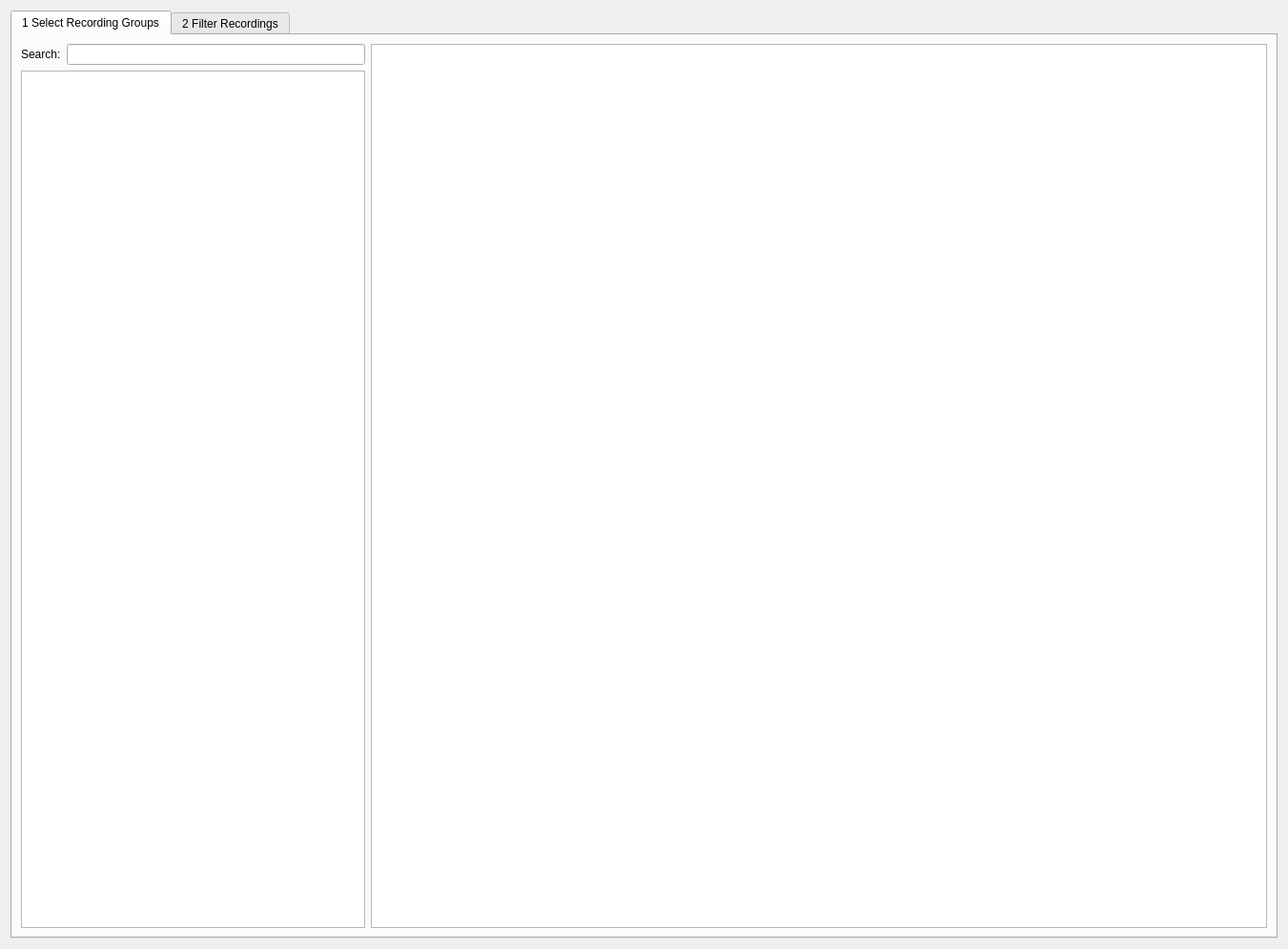
<?xml version="1.0" encoding="UTF-8"?>
<ui version="4.0">
 <class>DataSetFilterView</class>
 <widget class="QWidget" name="DataSetFilterView">
  <property name="geometry">
   <rect>
    <x>0</x>
    <y>0</y>
    <width>1351</width>
    <height>995</height>
   </rect>
  </property>
  <property name="windowTitle">
   <string>Form</string>
  </property>
  <layout class="QGridLayout" name="gridLayout_2">
   <item row="0" column="0">
    <widget class="QTabWidget" name="tabWidget">
     <property name="currentIndex">
      <number>0</number>
     </property>
     <widget class="QWidget" name="tab_inputGroups">
      <attribute name="title">
       <string>1 Select Recording Groups</string>
      </attribute>
      <layout class="QGridLayout" name="gridLayout" columnstretch="0,1,3">
       <item row="0" column="0">
        <widget class="QLabel" name="label">
         <property name="text">
          <string>Search:</string>
         </property>
        </widget>
       </item>
       <item row="0" column="1">
        <widget class="QLineEdit" name="lineEdit_inputSearch"/>
       </item>
       <item row="0" column="2" rowspan="2">
        <widget class="QListWidget" name="listWidget_inputRecordings"/>
       </item>
       <item row="1" column="0" colspan="2">
        <widget class="QListWidget" name="listWidget_inputGroups"/>
       </item>
      </layout>
     </widget>
     <widget class="QWidget" name="tab_filters">
      <attribute name="title">
       <string>2 Filter Recordings</string>
      </attribute>
      <layout class="QGridLayout" name="gridLayout_3" columnstretch="4,2">
       <item row="0" column="0">
        <layout class="QHBoxLayout" name="horizontalLayout">
         <item>
          <widget class="QToolButton" name="toolButton_addFilter">
           <property name="text">
            <string>Add Filter</string>
           </property>
           <property name="popupMode">
            <enum>QToolButton::InstantPopup</enum>
           </property>
           <property name="toolButtonStyle">
            <enum>Qt::ToolButtonTextBesideIcon</enum>
           </property>
           <property name="arrowType">
            <enum>Qt::DownArrow</enum>
           </property>
          </widget>
         </item>
         <item>
          <widget class="QPushButton" name="pushButton_savePreset">
           <property name="text">
            <string>Save as Preset</string>
           </property>
          </widget>
         </item>
         <item>
          <widget class="QPushButton" name="pushButton_loadPreset">
           <property name="text">
            <string>Load Preset</string>
           </property>
          </widget>
         </item>
         <item>
          <spacer name="horizontalSpacer_2">
           <property name="orientation">
            <enum>Qt::Horizontal</enum>
           </property>
           <property name="sizeHint" stdset="0">
            <size>
             <width>40</width>
             <height>20</height>
            </size>
           </property>
          </spacer>
         </item>
        </layout>
       </item>
       <item row="0" column="1">
        <layout class="QHBoxLayout" name="horizontalLayout_2">
         <item>
          <widget class="QLabel" name="label_2">
           <property name="text">
            <string>Data Set:</string>
           </property>
          </widget>
         </item>
         <item>
          <spacer name="horizontalSpacer">
           <property name="orientation">
            <enum>Qt::Horizontal</enum>
           </property>
           <property name="sizeHint" stdset="0">
            <size>
             <width>40</width>
             <height>20</height>
            </size>
           </property>
          </spacer>
         </item>
         <item>
          <widget class="QPushButton" name="pushButton_createAnalysis">
           <property name="text">
            <string>Create New Analysis</string>
           </property>
          </widget>
         </item>
        </layout>
       </item>
       <item row="1" column="1">
        <widget class="QListWidget" name="listWidget_outputGroup"/>
       </item>
       <item row="2" column="1">
        <layout class="QHBoxLayout" name="horizontalLayout_3">
         <item>
          <widget class="QLabel" name="label_outputInfo">
           <property name="text">
            <string>TextLabel</string>
           </property>
          </widget>
         </item>
         <item>
          <widget class="QProgressBar" name="progressBar">
           <property name="value">
            <number>24</number>
           </property>
          </widget>
         </item>
        </layout>
       </item>
       <item row="1" column="0" rowspan="2">
        <widget class="QScrollArea" name="scrollArea_filters">
         <property name="widgetResizable">
          <bool>true</bool>
         </property>
         <widget class="QWidget" name="scrollAreaWidgetContents_filters">
          <property name="geometry">
           <rect>
            <x>0</x>
            <y>0</y>
            <width>871</width>
            <height>874</height>
           </rect>
          </property>
         </widget>
        </widget>
       </item>
      </layout>
     </widget>
    </widget>
   </item>
  </layout>
  <action name="actionStage">
   <property name="text">
    <string>Stage</string>
   </property>
  </action>
  <action name="actionMatchup">
   <property name="text">
    <string>Matchup</string>
   </property>
  </action>
  <action name="actionPlayer">
   <property name="text">
    <string>Player</string>
   </property>
  </action>
  <action name="actionDate">
   <property name="text">
    <string>Date</string>
   </property>
  </action>
  <action name="actionGame">
   <property name="text">
    <string>Game</string>
   </property>
  </action>
  <action name="actionPlayerCount">
   <property name="text">
    <string>PlayerCount</string>
   </property>
  </action>
 </widget>
 <resources/>
 <connections/>
</ui>
